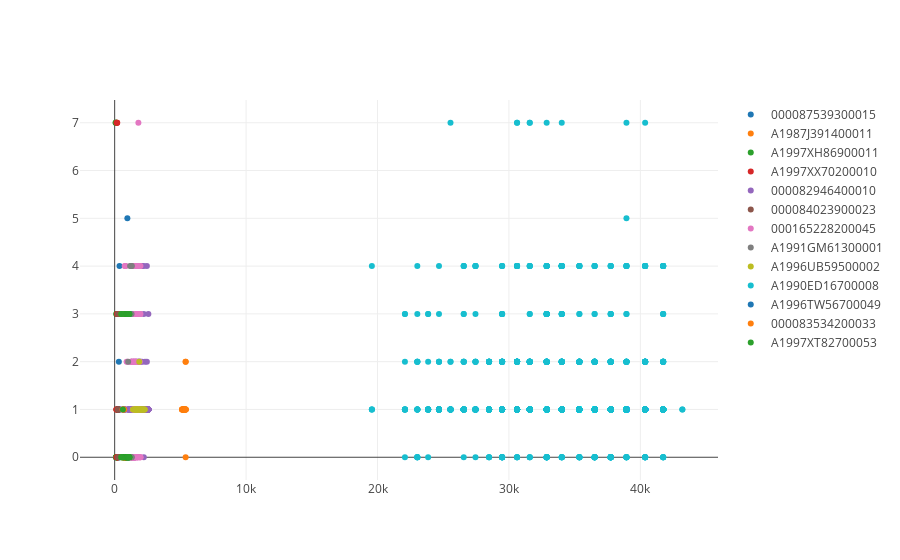

Write notebook code for a chart like this one.
### Code cell
data=[]



for UT in df_summary_evol.UT.unique()[:-5]:
    
#     data=[]
    
    df_plot=df_summary_evol_sect_values[df_summary_evol_sect_values['UT']==UT]
  #  df_plot=df_summary_evol_most_common_sect[df_summary_evol_most_common_sect['UT']==UT]
    
   # if len(df_plot)>10 :# and len(df_plot.most_common_sect.unique()) >=3:

        
       # print (UT,len(df_plot), df_plot.sect.unique())

    trace = go.Scatter( x=df_plot['num_cit'],                       
                  # y=df_plot['avg_sect'],  #y=df_plot['most_common_sect'],
                   y=df_plot['sect'],
                   mode = 'markers',  #'lines+markers'
                   name=UT )


    data.append(trace)

layout = go.Layout(
       # title='Plot Title',
        xaxis=dict(
            title='Number of citations accumulated',
#             titlefont=dict(
#                 family='Courier New, monospace',
#                 size=18,
#                 color='#7f7f7f'
#             )
        ),
        yaxis=dict(
            title='Most common section in the paper',
#             titlefont=dict(
#                 family='Courier New, monospace',
#                 size=18,
#                 color='#7f7f7f'
#             )
        )
    )

fig = Figure(data=data, layout=layout)




iplot(data, filename='testing_time_series_citations.html')

offline.plot(fig, auto_open=True, image = 'png', image_filename="testing_time_series_evol_sect_location_vs_num_citations" ,
                 output_type='file',  filename='/home/staff/julia/at_Northwestern/In_Text_Citations/In-Text-Citations-New/plots/testing_time_series_evol_sect_location_vs_num_citations_'+UT+'.html', validate=False)

### Figure 1 — Plotly figure (JSON) as saved in the notebook; plotly's stock layout.template omitted (floating-point values rounded to 4 significant figures; data arrays with more than 128 entries replaced by an {"elided": "..."} marker saying what was removed)
{"data": [{"mode": "markers", "name": "000087539300015", "type": "scatter", "x": [303, 303, 313, 320, 320, 320, 334, 340, 340, 340, 350, 356, 356, 369, 369, 384], "y": [3, 0, 3, 2, 3, 1, 3, 1, 1, 0, 1, 3, 1, 0, 4, 0]}, {"mode": "markers", "name": "A1987J391400011", "type": "scatter", "x": [5125, 5125, 5148, 5148, 5203, 5203, 5225, 5225, 5248, 5267, 5267, 5267, 5299, 5299, 5299, 5299, 5327, 5353, 5353, 5353, 5381, 5401, 5401, 5401, 5401, 5401, 5413], "y": [1, 1, 1, 1, 1, 1, 1, 1, 1, 1, 1, 1, 1, 1, 1, 1, 1, 1, 1, 1, 1, 1, 0, 1, 2, 2, 1]}, {"mode": "markers", "name": "A1997XH86900011", "type": "scatter", "x": [75, 80, 94, 103, 116, 124, 124, 124, 132, 132, 132, 132, 139, 139, 139, 139, 169, 169, 169, 169, 178, 189, 189, 189, 189], "y": [7, 7, 0, 0, 7, 0, 0, 3, 0, 0, 0, 7, 0, 0, 1, 3, 0, 3, 3, 0, 0, 3, 0, 0, 0]}, {"mode": "markers", "name": "A1997XX70200010", "type": "scatter", "x": [130, 135, 140, 140, 181, 181, 181, 181, 197, 197, 197, 197, 197, 197, 214, 214, 217, 227, 227, 236, 236, 236], "y": [1, 0, 1, 7, 7, 1, 0, 3, 3, 3, 0, 7, 0, 3, 0, 3, 1, 1, 1, 0, 0, 0]}, {"mode": "markers", "name": "000082946400010", "type": "scatter", "x": {"elided": "220 int values"}, "y": {"elided": "220 int values"}}, {"mode": "markers", "name": "000084023900023", "type": "scatter", "x": [222, 222, 233, 257, 266, 266, 276, 276, 276, 276, 298, 298], "y": [1, 3, 0, 1, 1, 1, 1, 0, 1, 1, 0, 0]}, {"mode": "markers", "name": "000165228200045", "type": "scatter", "x": {"elided": "153 int values"}, "y": {"elided": "153 int values"}}, {"mode": "markers", "name": "A1991GM61300001", "type": "scatter", "x": [1025, 1025, 1114, 1114, 1139, 1139, 1174, 1190, 1244, 1257, 1286, 1308, 1308], "y": [2, 0, 0, 3, 0, 0, 4, 0, 0, 4, 3, 4, 0]}, {"mode": "markers", "name": "A1996UB59500002", "type": "scatter", "x": [1396, 1456, 1537, 1611, 1611, 1611, 1611, 1696, 1696, 1696, 1781, 1870, 1870, 1870, 1940, 1940, 2009, 2009, 2086, 2086, 2188, 2188, 2281, 2281], "y": [1, 1, 1, 1, 1, 1, 1, 1, 1, 1, 1, 1, 2, 1, 1, 1, 1, 1, 1, 1, 1, 1, 1, 1]}, {"mode": "markers", "name": "A1990ED16700008", "type": "scatter", "x": {"elided": "1739 int values"}, "y": {"elided": "1739 int values"}}, {"mode": "markers", "name": "A1996TW56700049", "type": "scatter", "x": [644, 696, 775, 775, 775, 808, 808, 840, 840, 840, 901, 967, 967, 967, 967, 1002, 1002, 1059, 1059, 1095, 1095, 1095, 1095], "y": [3, 1, 0, 3, 0, 0, 0, 0, 0, 0, 3, 5, 0, 0, 3, 0, 3, 0, 0, 3, 3, 3, 3]}, {"mode": "markers", "name": "000083534200033", "type": "scatter", "x": [514, 539, 570, 602, 646, 676, 676, 676, 700, 700, 700, 700, 700, 728, 728, 728, 751, 805, 805, 805, 805, 805, 805, 833, 833, 852, 852, 883, 883, 883, 883, 883, 907, 907], "y": [3, 0, 0, 1, 0, 1, 0, 0, 0, 0, 0, 3, 0, 1, 0, 0, 3, 0, 0, 0, 3, 0, 0, 0, 3, 0, 0, 3, 0, 0, 0, 3, 0, 0]}, {"mode": "markers", "name": "A1997XT82700053", "type": "scatter", "x": [506, 506, 506, 506, 624, 624, 624, 624, 624, 686, 728, 728, 790, 829, 867, 867, 867, 867, 867, 867, 867, 867, 916, 916, 916, 916, 916, 944, 944, 990, 990, 990, 990, 990, 990, 990, 1024, 1024, 1024, 1070, 1070, 1070, 1116, 1116, 1116, 1116, 1116], "y": [0, 0, 3, 3, 0, 0, 1, 0, 0, 0, 3, 0, 0, 0, 0, 3, 0, 3, 3, 0, 3, 0, 3, 3, 0, 3, 0, 3, 3, 0, 0, 0, 0, 0, 3, 0, 0, 0, 3, 3, 0, 0, 0, 0, 0, 3, 3]}], "layout": {}}
